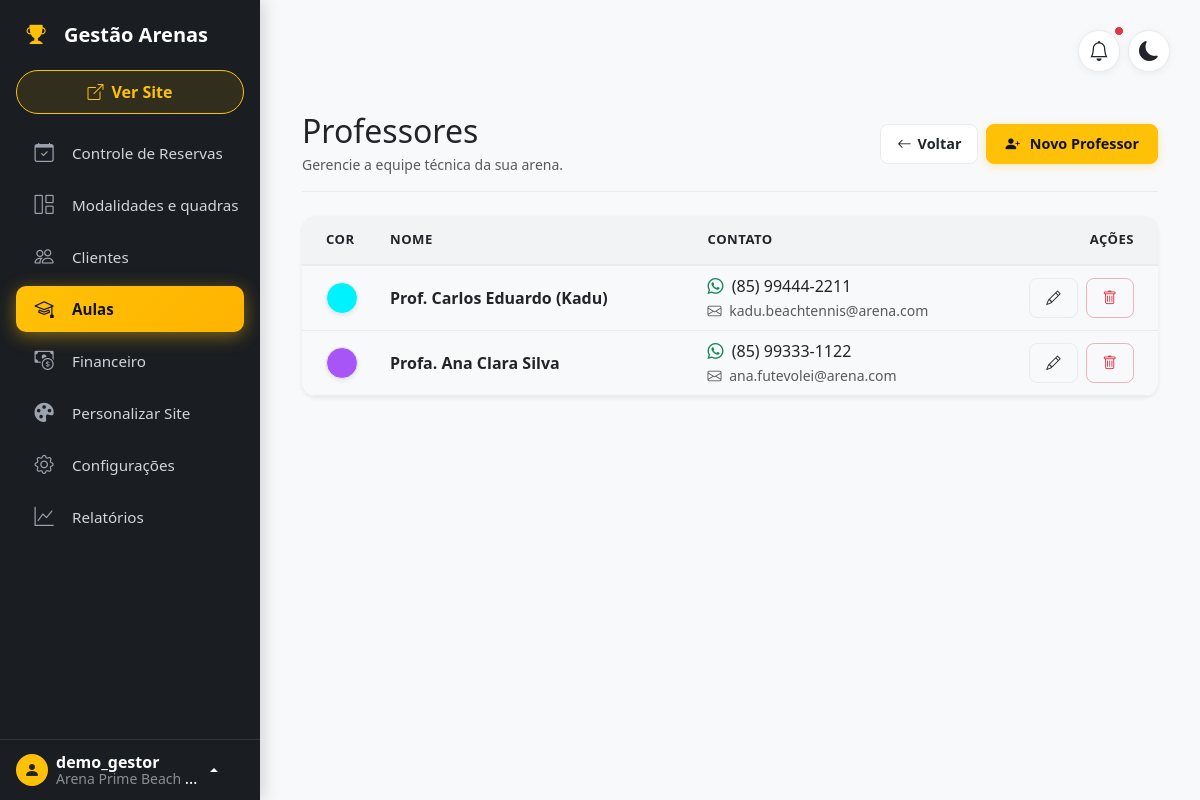
The app's page /gestao/arena-demo/professores/ (signed in) with its own data.
### apps/saas/models.py (models this page shows, shortened)
class Arena(TimeStampedModel):
    users = models.ManyToManyField(User, related_name='arenas', blank=True, verbose_name="Usuários da Arena")
    name = models.CharField(max_length=100, verbose_name="Nome da Arena")
    slug = models.SlugField(max_length=100, unique=True, verbose_name="URL (Slug)")
    owner_name = models.CharField(max_length=100, verbose_name="Nome do Proprietário")
    owner_phone = models.CharField(max_length=25, blank=True, null=True, verbose_name="WhatsApp / Telefone do Dono")
    owner_email = models.EmailField(blank=True, null=True, verbose_name="E-mail do Dono")
    cnpj = models.CharField(max_length=20, blank=True, null=True, verbose_name="CNPJ")
    monthly_fee = models.DecimalField(max_digits=10, decimal_places=2, default=0, verbose_name="Valor da Mensalidade (R$)")
    due_day = models.PositiveSmallIntegerField(default=10, verbose_name="Dia de Vencimento")
    is_active = models.BooleanField(default=True, verbose_name="Arena Ativa?")
    class Meta:
        verbose_name = "Arena"
        verbose_name_plural = "Arenas"

### apps/lessons/models.py (models this page shows, shortened)
class Teacher(models.Model):
    arena = models.ForeignKey(Arena, on_delete=models.CASCADE, related_name='teachers')
    name = models.CharField("Nome Completo", max_length=100)
    phone = models.CharField("Telefone/WhatsApp", max_length=20)
    email = models.EmailField("Email", blank=True, null=True)
    color = models.CharField("Cor na Agenda", max_length=7, default="#0d6efd", help_text="Ex: #FF0000")
    created_at = models.DateTimeField(auto_now_add=True)
    class Meta:
        verbose_name = "Professor"
        verbose_name_plural = "Professores"

### apps/lessons/views/teacher_views.py (the view)
# urls.py: path('gestao/<slug:arena_slug>/professores/', TeacherListView.as_view(), name='teacher_list'),
class TeacherListView(ArenaOwnerRequiredMixin, ListView):
    model = Teacher
    template_name = 'lessons/teachers/teacher_list.html'
    context_object_name = 'teachers'
    def get_queryset(self):
        return Teacher.objects.filter(arena__slug=self.kwargs['arena_slug'])
    def get_context_data(self, **kwargs):
        context = super().get_context_data(**kwargs)
        context['arena'] = Arena.objects.get(slug=self.kwargs['arena_slug'])
        return context

### apps/backoffice/context_processors.py (called while the page is built)
def arena_context(request):
    if request.user.is_authenticated and hasattr(request.user, 'arena'):
        return {'arena': request.user.arena}
    return {}

### apps/backoffice/mixins.py (called while the page is built)
    def test_func(self):
        slug = self.kwargs.get('arena_slug')
        if not slug:
            return True  # Deixa passar se a view não tem slug (ex: roteador)
        arena = get_object_or_404(Arena, slug=slug)
        return self.request.user in arena.users.all()

### apps/core/context_processors.py (called while the page is built)
def user_arenas_context(request):
    if not request.user.is_authenticated:
        return {}
    my_arenas = Arena.objects.filter(users=request.user, is_active=True).values('name', 'slug')
    return {
        'my_arenas': my_arenas
    }

### apps/lessons/templates/lessons/teachers/teacher_list.html (shortened to what this page needs)
{% extends 'backoffice/base_dashboard.html' %}
{% block content %}
<div class="container-fluid py-3">
    <div class="d-flex justify-content-between align-items-center flex-wrap gap-2 mb-4 border-bottom pb-3">
        <div>
            <h1 class="h2 mb-1">Professores</h1>
            <p class="text-body-secondary small mb-0">Gerencie a equipe técnica da sua arena.</p>
        </div>
        <div class="d-flex flex-wrap gap-2">
            <a href="{% url 'lessons:aulas' arena_slug=arena.slug %}" class="btn btn-action">
                <i class="bi bi-arrow-left"></i> Voltar
            </a>
            <button type="button" class="btn btn-action-primary" onclick="openNewTeacherModal();">
                <i class="bi bi-person-plus-fill me-1"></i> Novo Professor
            </button>
        </div>
    </div>
    <div class="card shadow-sm border-0 overflow-hidden">
        <div class="card-body p-0">
            <div class="table-responsive">
                <table class="table align-middle mb-0 table-hover">
                    <thead class="teacher-thead">
                        <tr>
                            <th class="ps-4 d-none d-md-table-cell" style="width: 80px;">Cor</th>
                            <th class="d-none d-md-table-cell">Nome</th>
                            <th class="d-none d-md-table-cell">Contato</th>
                            <th class="text-end pe-4 d-none d-md-table-cell" style="width: 130px;">Ações</th>
                        </tr>
                    </thead>
                    <tbody>
                        {% for teacher in teachers %}
                        <tr>
                            <td class="ps-4 d-none d-md-table-cell">
                                <div class="rounded-circle shadow-sm border"
                                     style="width: 32px; height: 32px; background-color: {{ teacher.color }};"
                                     title="Cor na agenda"></div>
                            </td>
                            <td class="fw-bold text-body d-none d-md-table-cell">{{ teacher.name }}</td>
                            <td class="d-none d-md-table-cell">
                                <div><i class="bi bi-whatsapp text-success me-1"></i> {{ teacher.phone }}</div>
                                {% if teacher.email %}
                                    <small class="text-body-secondary"><i class="bi bi-envelope me-1"></i> {{ teacher.email }}</small>
                                {% endif %}
                            </td>
                            <td class="text-end pe-4 d-none d-md-table-cell">
                                <div class="d-inline-flex gap-2">
                                    <button type="button" class="btn btn-sm btn-action" title="Editar Professor"
                                            data-id="{{ teacher.pk }}"
                                            data-name="{{ teacher.name|escape }}"
                                            data-phone="{{ teacher.phone }}"
                                            data-email="{{ teacher.email|default:'' }}"
                                            data-color="{{ teacher.color }}"
                                            data-url="{% url 'lessons:teacher_update' arena_slug=arena.slug pk=teacher.pk %}"
                                            onclick="openEditTeacherModal(this);">
                                        <i class="bi bi-pencil"></i>
                                    </button>
                                    <button type="button" class="btn btn-sm btn-action-danger" title="Excluir Professor"
                                            data-id="{{ teacher.pk }}"
                                            data-name="{{ teacher.name|escape }}"
                                            data-url="{% url 'lessons:teacher_delete' arena_slug=arena.slug pk=teacher.pk %}"
                                            onclick="openDeleteTeacherModal(this);">
                                        <i class="bi bi-trash"></i>
                                    </button>
                                </div>
                            </td>
                        </tr>
                        {% endfor %}
                    </tbody>
                </table>
            </div>
        </div>
    </div>
</div>
{% endblock %}

### apps/backoffice/templates/backoffice/base_dashboard.html (shortened to what this page needs)
<!DOCTYPE html>
<html lang="pt-br" data-bs-theme="light">
<head>
    <link href="https://cdn.jsdelivr.net/npm/bootstrap@5.3.0/dist/css/bootstrap.min.css" rel="stylesheet">
    <link rel="stylesheet" href="https://cdn.jsdelivr.net/npm/bootstrap-icons@1.10.0/font/bootstrap-icons.css">
</head>
<body class="bg-body-tertiary">
<div class="d-flex" style="min-height: 100vh;">
    <nav class="sidebar" id="sidebar">
        <div class="sidebar-header" id="logo-toggle">
            <div class="nav-icon text-warning"><i class="bi bi-trophy-fill"></i></div>
            <span class="fs-5 fw-bold sidebar-text">Gestão Arenas</span>
        </div>
        <div class="sidebar-btn-container">
            <a href="{% url 'scheduler:arena_home' arena_slug=arena.slug %}" target="_blank" class="btn btn-outline-primary btn-agendamento">
                <i class="bi bi-box-arrow-up-right"></i>
                <span class="sidebar-text ms-2">Ver Site</span>
            </a>
        </div>
        <div class="sidebar-menu">
            <a href="{% url 'backoffice:dashboard' arena_slug=arena.slug %}" class="nav-link text-decoration-none " title="Controle de Reservas">
                <div class="nav-icon"><i class="bi bi-calendar-check"></i></div>
                <span class="sidebar-text">Controle de Reservas</span>
            </a>
            <a href="{% url 'backoffice:court_list' arena_slug=arena.slug %}" class="nav-link text-decoration-none {% if 'quadras' in request.path or 'modalidades' in request.path %}active{% endif %}" title="Modalidades e quadras">
                <div class="nav-icon"><i class="bi bi-grid-1x2"></i></div>
                <span class="sidebar-text">Modalidades e quadras</span>
            </a>
            <a href="{% url 'backoffice:customer_list' arena_slug=arena.slug %}" class="nav-link text-decoration-none {% if 'clientes' in request.path %}active{% endif %}" title="Clientes">
                <div class="nav-icon"><i class="bi bi-people"></i></div>
                <span class="sidebar-text">Clientes</span>
            </a>
            <a href="{% url 'lessons:aulas' arena_slug=arena.slug %}" class="nav-link text-decoration-none {% if 'aulas' in request.path or 'turmas' in request.path or 'professores' in request.path or 'alunos' in request.path or 'matricula' in request.path or 'grade-completa' in request.path %}active{% endif %}" title="Aulas">
                <div class="nav-icon"><i class="bi bi-mortarboard"></i></div>
                <span class="sidebar-text">Aulas</span>
            </a>
            <a href="{% url 'lessons:financial_list' arena_slug=arena.slug %}" class="nav-link text-decoration-none {% if 'financeiro' in request.path and 'configuracoes' not in request.path %}active{% endif %}" title="Financeiro">
                <div class="nav-icon"><i class="bi bi-cash-coin"></i></div>
                <span class="sidebar-text">Financeiro</span>
            </a>
            <a href="{% url 'backoffice:site_customize' arena_slug=arena.slug %}" class="nav-link text-decoration-none {% if 'personalizar' in request.path %}active{% endif %}" title="Personalizar Site">
                <div class="nav-icon"><i class="bi bi-palette-fill"></i></div>
                <span class="sidebar-text">Personalizar Site</span>
            </a>
            <a href="{% url 'backoffice:arena_config' arena_slug=arena.slug %}" class="nav-link text-decoration-none " title="Configurações">
                <div class="nav-icon"><i class="bi bi-gear"></i></div>
                <span class="sidebar-text">Configurações</span>
            </a>
            <a href="{% url 'backoffice:reports' arena_slug=arena.slug %}" class="nav-link text-decoration-none {% if 'relatorios' in request.path %}active{% endif %}" title="Relatórios">
                <div class="nav-icon"><i class="bi bi-graph-up"></i></div>
                <span class="sidebar-text">Relatórios</span>
            </a>
        </div>
        <div class="sidebar-footer">
            <div class="dropdown dropup">
                <a href="#" class="user-dropdown-toggle dropdown-toggle" id="dropdownUser1" data-bs-toggle="dropdown" aria-expanded="false" data-bs-display="static">
                    <div class="rounded-circle bg-warning text-dark d-flex align-items-center justify-content-center flex-shrink-0" style="width: 32px; height: 32px;">
                        <i class="bi bi-person-fill"></i>
                    </div>
                    <div class="sidebar-text ms-2 lh-1 text-truncate" style="max-width: 150px;">
                        <strong class="d-block">{{ user.username }}</strong>
                        <small class="text-white-50">{{ arena.name }}</small>
                    </div>
                </a>
            </div>
        </div>
    </nav>
    <main class="content">
        <div class="d-flex justify-content-between align-items-center mb-4 gap-3">
            <div class="d-flex align-items-center gap-2">
                <button class="topbar-action-btn" type="button" title="Notificações">
                    <i class="bi bi-bell fs-5"></i>
                    <span class="position-absolute top-0 start-100 translate-middle p-1 bg-danger border border-light rounded-circle">
                    </span>
                </button>
                <button id="theme-toggle" class="topbar-action-btn" type="button" title="Alternar tema claro/escuro">
                    <i class="bi bi-moon-fill fs-5" id="theme-icon"></i>
                </button>
            </div>
        </div>
        {% block content %}{% endblock %}
    </main>
</div>
</body>
</html>

### apps/lessons/templates/lessons/teachers/teacher_list.html (style rules this page uses)
.teacher-thead th { background-color: var(--bs-tertiary-bg); color: var(--bs-body-color); font-weight: 800; font-size: 0.82rem; letter-spacing: 0.5px; text-transform: uppercase; border-bottom: 2px solid var(--bs-border-color); padding-top: 14px; padding-bottom: 14px; }

### records on screen
Arena: name "Arena Prime Beach…"
Teacher: name "Prof. Carlos Eduardo (Kadu)", phone "(85) 99444-2211", email "kadu.beachtennis@arena.com"
Teacher: name "Profa. Ana Clara Silva", phone "(85) 99333-1122", email "ana.futevolei@arena.com"

### other values on screen
{{ user.username }} "demo_gestor"
